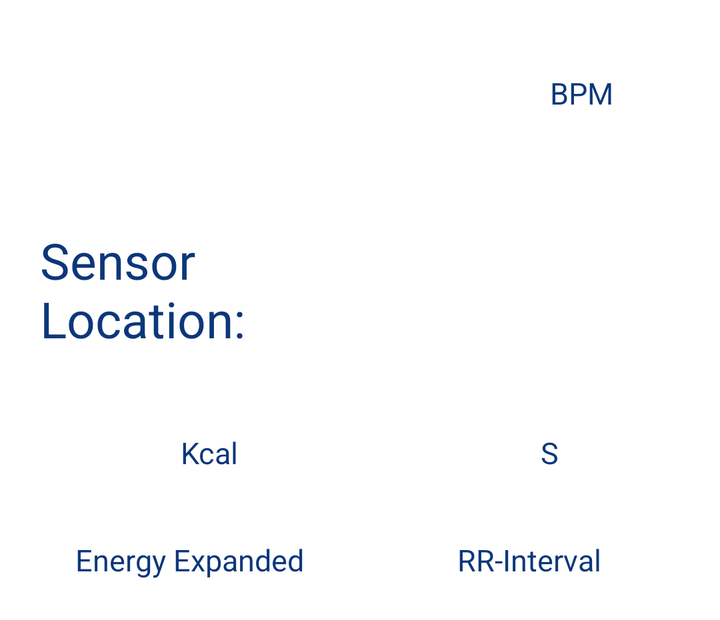
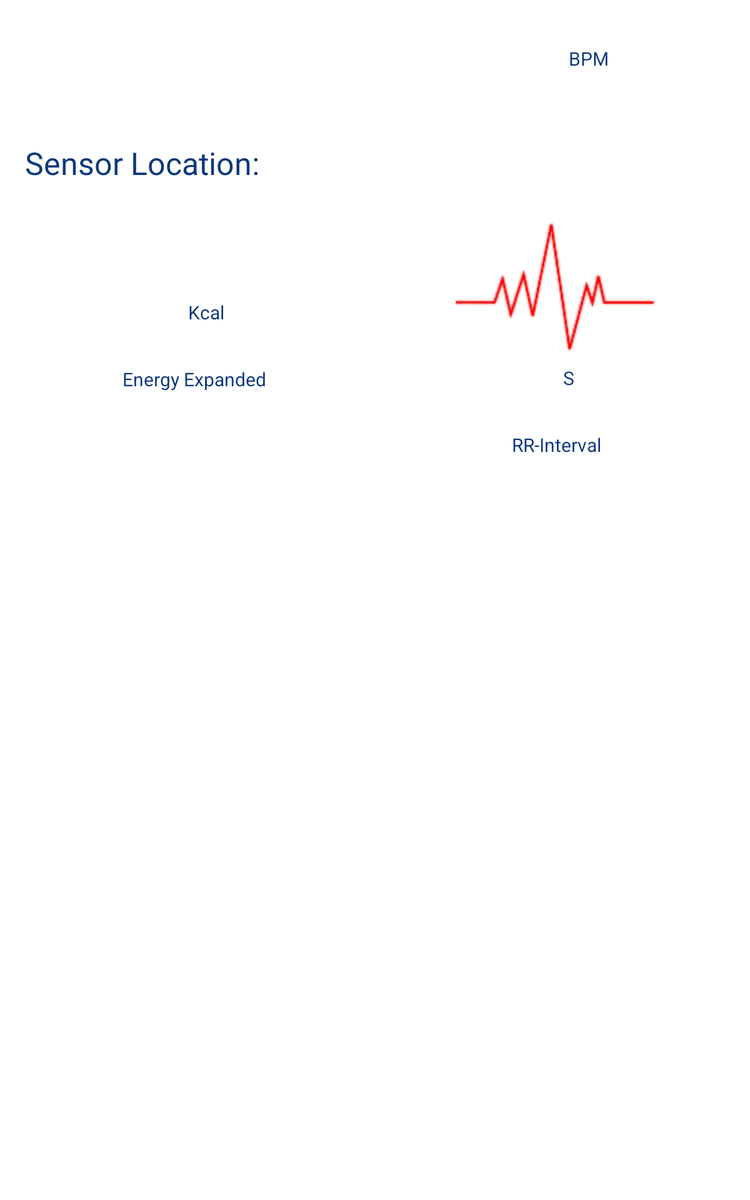

One screen, two layout resources from the same app: the default and the repository's alternative for another configuration. Each is rendered where Android would select it; the XML of both is given below.
<!-- AndroidManifest.xml: application theme MyCustomTheme -->
<!-- res/layout/hrm_measurement.xml -->
<?xml version="1.0" encoding="utf-8"?>
<ScrollView xmlns:android="http://schemas.android.com/apk/res/android"
    android:layout_width="match_parent"
    android:layout_height="wrap_content" >

    <LinearLayout
        android:id="@+id/parent"
        android:layout_width="match_parent"
        android:layout_height="match_parent"
        android:background="@color/white"
        android:orientation="vertical" >

        <RelativeLayout
            android:layout_width="match_parent"
            android:layout_height="wrap_content" >

            <LinearLayout
                android:id="@+id/graph_hrm"
                android:layout_width="match_parent"
                android:layout_height="300dp"
                android:visibility="gone" >
            </LinearLayout>
        </RelativeLayout>

        <LinearLayout
            android:layout_width="match_parent"
            android:layout_height="wrap_content"
            android:layout_margin="10dp"
            android:gravity="center|center_vertical"
            android:orientation="horizontal" >

            <ImageView
                android:id="@+id/heart_icon"
                android:layout_width="0dp"
                android:layout_height="wrap_content"
                android:layout_weight="1"
                android:contentDescription="@string/image_hrm_measurement_heart"
                android:padding="10dp"
                android:src="@drawable/heart" />

            <TextView
                android:id="@+id/hrm_heartrate"
                android:layout_width="0dp"
                android:layout_height="wrap_content"
                android:layout_weight="2"
                android:gravity="center"
                android:padding="10dp"
                android:textColor="@color/main_bg_color"
                android:textSize="@dimen/hrm_measurement_heart_rate_textsize"
                android:textStyle="bold" />

            <TextView
                android:id="@+id/hrm_heartrate_unit"
                android:layout_width="0dp"
                android:layout_height="wrap_content"
                android:layout_gravity="center_vertical"
                android:layout_weight="1"
                android:gravity="start|bottom"
                android:padding="10dp"
                android:text="@string/hrm_data_unit"
                android:textColor="@color/main_bg_color"
                android:textSize="@dimen/hrm_measurement_heart_rate_unit_size" />
        </LinearLayout>

        <LinearLayout
            android:id="@+id/center_layout"
            android:layout_width="match_parent"
            android:layout_height="wrap_content"
            android:layout_centerVertical="true"
            android:layout_margin="10dp"
            android:orientation="horizontal" >

            <TextView
                android:id="@+id/hrm_sensor_title"
                android:layout_width="0dp"
                android:layout_height="wrap_content"
                android:layout_weight="1"
                android:padding="10dp"
                android:text="@string/hrm_sensor_location"
                android:textAppearance="?android:attr/textAppearanceLarge"
                android:textColor="@color/main_bg_color"
                android:textSize="@dimen/hrm_measurement_body_sensor_textsize" />

            <TextView
                android:id="@+id/hrm_sensor_data"
                android:layout_width="0dp"
                android:layout_height="wrap_content"
                android:layout_weight="1"
                android:gravity="center"
                android:padding="10dp"
                android:textColor="@color/main_bg_color"
                android:textSize="@dimen/hrm_measurement_body_sensor_textsize"
                android:textStyle="bold" />
        </LinearLayout>

        <LinearLayout
            android:layout_width="match_parent"
            android:layout_height="wrap_content"
            android:layout_alignParentBottom="true"
            android:layout_margin="10dp"
            android:baselineAligned="false"
            android:orientation="horizontal" >

            <LinearLayout
                android:layout_width="0dp"
                android:layout_height="wrap_content"
                android:layout_weight="1"
                android:orientation="vertical" >

                <ImageView
                    android:layout_width="wrap_content"
                    android:layout_height="wrap_content"
                    android:layout_gravity="center_horizontal"
                    android:contentDescription="@string/image_hrm_ee_icon"
                    android:src="@drawable/flame" />

                <LinearLayout
                    android:layout_width="match_parent"
                    android:layout_height="match_parent"
                    android:gravity="center"
                    android:orientation="horizontal" >

                    <TextView
                        android:id="@+id/heart_rate_ee"
                        android:layout_width="wrap_content"
                        android:layout_height="wrap_content"
                        android:layout_gravity="center_horizontal"
                        android:gravity="end"
                        android:padding="10dp"
                        android:textAppearance="?android:attr/textAppearanceLarge"
                        android:textColor="@color/main_bg_color"
                        android:textSize="@dimen/hrm_measurement_body_sensor_textsize"
                        android:textStyle="bold" />

                    <TextView
                        android:layout_width="wrap_content"
                        android:layout_height="wrap_content"
                        android:layout_gravity="center_horizontal"
                        android:gravity="start"
                        android:padding="10dp"
                        android:text="@string/hrm_ee_unit"
                        android:textAppearance="?android:attr/textAppearanceLarge"
                        android:textColor="@color/main_bg_color"
                        android:textSize="@dimen/hrm_measurement_heart_rate_unit_size" />
                </LinearLayout>

                <TextView
                    android:layout_width="wrap_content"
                    android:layout_height="wrap_content"
                    android:layout_gravity="center_horizontal"
                    android:gravity="center"
                    android:padding="10dp"
                    android:text="@string/hrm_ee_text"
                    android:textAppearance="?android:attr/textAppearanceLarge"
                    android:textColor="@color/main_bg_color"
                    android:textSize="15sp" />
            </LinearLayout>

            <LinearLayout
                android:layout_width="0dp"
                android:layout_height="wrap_content"
                android:layout_weight="1"
                android:orientation="vertical" >

                <ImageView
                    android:layout_width="wrap_content"
                    android:layout_height="wrap_content"
                    android:layout_gravity="center_horizontal"
                    android:contentDescription="@string/image_hrm_rr_icon"
                    android:src="@drawable/hand_icon" />

                <LinearLayout
                    android:layout_width="match_parent"
                    android:layout_height="match_parent"
                    android:gravity="center"
                    android:orientation="horizontal" >

                    <TextView
                        android:id="@+id/heart_rate_rr"
                        android:layout_width="wrap_content"
                        android:layout_height="wrap_content"
                        android:layout_gravity="center_horizontal"
                        android:gravity="end"
                        android:maxLines="1"
                        android:padding="10dp"
                        android:textColor="@color/main_bg_color"
                        android:textSize="@dimen/hrm_measurement_body_sensor_textsize"
                        android:textStyle="bold" />

                    <TextView
                        android:layout_width="wrap_content"
                        android:layout_height="wrap_content"
                        android:layout_gravity="center_horizontal"
                        android:gravity="start"
                        android:padding="10dp"
                        android:text="@string/hrm_rr_unit"
                        android:textColor="@color/main_bg_color"
                        android:textSize="@dimen/hrm_measurement_heart_rate_unit_size" />
                </LinearLayout>

                <TextView
                    android:layout_width="wrap_content"
                    android:layout_height="wrap_content"
                    android:layout_gravity="center_horizontal"
                    android:gravity="center"
                    android:padding="10dp"
                    android:text="@string/hrm_rr_unit_text"
                    android:textColor="@color/main_bg_color"
                    android:textSize="15sp" />
            </LinearLayout>
        </LinearLayout>
    </LinearLayout>

</ScrollView>
<!-- resources referenced by this layout -->
<resources>
  <color name="main_bg_color">#0c377b</color>
  <color name="white">#FFFFFF</color>
  <dimen name="hrm_measurement_body_sensor_textsize">25sp</dimen>
  <dimen name="hrm_measurement_heart_rate_textsize">40sp</dimen>
  <dimen name="hrm_measurement_heart_rate_unit_size">15sp</dimen>
  <!-- drawable hand_icon: png bitmap (drawable-sw600dp, 5305 bytes) -->
  <string name="hrm_data_unit">BPM</string>
  <string name="hrm_ee_text">Energy Expanded</string>
  <string name="hrm_ee_unit">Kcal</string>
  <string name="hrm_rr_unit">S</string>
  <string name="hrm_rr_unit_text">RR-Interval</string>
  <string name="hrm_sensor_location">Sensor Location:</string>
  <string name="image_hrm_ee_icon">heart rate monitor energy icon</string>
  <string name="image_hrm_measurement_heart">heart rate monitor heart icon</string>
  <string name="image_hrm_rr_icon">heart rate monitor rr icon</string>
  <style name="MyCustomTheme" parent="@android:style/Theme.Holo.Light">
          <item name="android:actionBarStyle">@style/MyActionBarTheme</item>
      </style>
  <style name="MyActionBarTheme" parent="@android:style/Widget.Holo.Light.ActionBar">
          <item name="android:background">@color/dark_blue</item>
          <item name="android:titleTextStyle">@style/MyTheme.ActionBar.TitleTextStyle</item>
      </style>
  <color name="dark_blue">#0c377b</color>
  <style name="MyTheme.ActionBar.TitleTextStyle" parent="@android:style/TextAppearance.Holo.Widget.ActionBar.Title">
          <item name="android:textColor">@color/white</item>
      </style>
</resources>
<!-- res/layout-sw600dp/hrm_measurement.xml (the repository's variant of the layout above) -->
<!-- drawn on a 7-inch tablet held upright -->
<?xml version="1.0" encoding="utf-8"?>
<ScrollView xmlns:android="http://schemas.android.com/apk/res/android"
    android:layout_width="match_parent"
    android:layout_height="match_parent"
    android:background="@color/white" >

    <LinearLayout
        android:id="@+id/parent"
        android:layout_width="match_parent"
        android:layout_height="wrap_content"
        android:background="@color/white"
        android:orientation="vertical" >

        <RelativeLayout
            android:layout_width="match_parent"
            android:layout_height="wrap_content" >

            <LinearLayout
                android:id="@+id/graph_hrm"
                android:layout_width="match_parent"
                android:layout_height="300dp"
                android:visibility="gone" >
            </LinearLayout>
        </RelativeLayout>

        <LinearLayout
            android:layout_width="match_parent"
            android:layout_height="match_parent"
            android:orientation="vertical" >

            <LinearLayout
                android:id="@+id/linearLayout1"
                android:layout_width="match_parent"
                android:layout_height="0dp"
                android:layout_alignParentTop="true"
                android:layout_margin="10dp"
                android:layout_weight="0.8"
                android:gravity="center_vertical"
                android:orientation="horizontal" >

                <ImageView
                    android:id="@+id/heart_icon"
                    android:layout_width="0dp"
                    android:layout_height="wrap_content"
                    android:layout_weight="1"
                    android:contentDescription="@string/image_hrm_measurement_heart"
                    android:padding="10dp"
                    android:src="@drawable/heart" />

                <TextView
                    android:id="@+id/hrm_heartrate"
                    android:layout_width="0dp"
                    android:layout_height="wrap_content"
                    android:layout_weight="2"
                    android:gravity="center"
                    android:padding="10dp"
                    android:textColor="@color/main_bg_color"
                    android:textSize="@dimen/hrm_measurement_heart_rate_textsize"
                    android:textStyle="bold" />

                <TextView
                    android:id="@+id/hrm_heartrate_unit"
                    android:layout_width="0dp"
                    android:layout_height="wrap_content"
                    android:layout_gravity="center_vertical"
                    android:layout_weight="1"
                    android:gravity="start|bottom"
                    android:padding="10dp"
                    android:text="@string/hrm_data_unit"
                    android:textColor="@color/main_bg_color"
                    android:textSize="@dimen/hrm_measurement_heart_rate_unit_size" />
            </LinearLayout>

            <LinearLayout
                android:id="@+id/center_layout"
                android:layout_width="match_parent"
                android:layout_height="0dp"
                android:layout_margin="10dp"
                android:layout_weight="0.3"
                android:gravity="center_vertical"
                android:orientation="horizontal" >

                <TextView
                    android:id="@+id/hrm_sensor_title"
                    android:layout_width="0dp"
                    android:layout_height="wrap_content"
                    android:layout_weight="1"
                    android:padding="10dp"
                    android:text="@string/hrm_sensor_location"
                    android:textAppearance="?android:attr/textAppearanceLarge"
                    android:textColor="@color/main_bg_color"
                    android:textSize="@dimen/hrm_measurement_body_sensor_textsize" />

                <TextView
                    android:id="@+id/hrm_sensor_data"
                    android:layout_width="0dp"
                    android:layout_height="wrap_content"
                    android:layout_weight="1"
                    android:gravity="center"
                    android:padding="10dp"
                    android:textColor="@color/main_bg_color"
                    android:textSize="@dimen/hrm_measurement_body_sensor_textsize"
                    android:textStyle="bold" />
            </LinearLayout>

            <LinearLayout
                android:layout_width="match_parent"
                android:layout_height="0dp"
                android:layout_alignParentBottom="true"
                android:layout_margin="10dp"
                android:layout_weight="1"
                android:baselineAligned="false"
                android:gravity="center_vertical"
                android:orientation="horizontal" >

                <LinearLayout
                    android:layout_width="0dp"
                    android:layout_height="wrap_content"
                    android:layout_weight="1"
                    android:orientation="vertical" >

                    <ImageView
                        android:layout_width="wrap_content"
                        android:layout_height="0dp"
                        android:layout_gravity="center_horizontal"
                        android:layout_weight="1"
                        android:contentDescription="@string/image_hrm_ee_icon"
                        android:src="@drawable/flame" />

                    <LinearLayout
                        android:layout_width="match_parent"
                        android:layout_height="match_parent"
                        android:layout_weight="1"
                        android:gravity="center"
                        android:orientation="horizontal" >

                        <TextView
                            android:id="@+id/heart_rate_ee"
                            android:layout_width="wrap_content"
                            android:layout_height="wrap_content"
                            android:layout_gravity="center_horizontal"
                            android:gravity="end"
                            android:padding="10dp"
                            android:textAppearance="?android:attr/textAppearanceLarge"
                            android:textColor="@color/main_bg_color"
                            android:textSize="@dimen/hrm_measurement_body_sensor_textsize"
                            android:textStyle="bold" />

                        <TextView
                            android:layout_width="wrap_content"
                            android:layout_height="wrap_content"
                            android:layout_gravity="center_horizontal"
                            android:gravity="start"
                            android:padding="10dp"
                            android:text="@string/hrm_ee_unit"
                            android:textAppearance="?android:attr/textAppearanceLarge"
                            android:textColor="@color/main_bg_color"
                            android:textSize="@dimen/hrm_measurement_heart_rate_unit_size" />
                    </LinearLayout>

                    <TextView
                        android:layout_width="wrap_content"
                        android:layout_height="0dp"
                        android:layout_gravity="center_horizontal"
                        android:layout_weight="1"
                        android:gravity="center"
                        android:padding="10dp"
                        android:text="@string/hrm_ee_text"
                        android:textAppearance="?android:attr/textAppearanceLarge"
                        android:textColor="@color/main_bg_color"
                        android:textSize="15sp" />
                </LinearLayout>

                <LinearLayout
                    android:layout_width="0dp"
                    android:layout_height="wrap_content"
                    android:layout_weight="1"
                    android:orientation="vertical" >

                    <ImageView
                        android:layout_width="wrap_content"
                        android:layout_height="0dp"
                        android:layout_gravity="center_horizontal"
                        android:layout_weight="1"
                        android:contentDescription="@string/image_hrm_rr_icon"
                        android:src="@drawable/hand_icon" />

                    <LinearLayout
                        android:layout_width="match_parent"
                        android:layout_height="match_parent"
                        android:layout_weight="1"
                        android:gravity="center"
                        android:orientation="horizontal" >

                        <TextView
                            android:id="@+id/heart_rate_rr"
                            android:layout_width="wrap_content"
                            android:layout_height="wrap_content"
                            android:layout_gravity="center_horizontal"
                            android:gravity="end"
                            android:maxLines="1"
                            android:padding="10dp"
                            android:textColor="@color/main_bg_color"
                            android:textSize="@dimen/hrm_measurement_body_sensor_textsize"
                            android:textStyle="bold" />

                        <TextView
                            android:layout_width="wrap_content"
                            android:layout_height="wrap_content"
                            android:layout_gravity="center_horizontal"
                            android:gravity="start"
                            android:padding="10dp"
                            android:text="@string/hrm_rr_unit"
                            android:textColor="@color/main_bg_color"
                            android:textSize="@dimen/hrm_measurement_heart_rate_unit_size" />
                    </LinearLayout>

                    <TextView
                        android:layout_width="wrap_content"
                        android:layout_height="0dp"
                        android:layout_gravity="center_horizontal"
                        android:layout_weight="1"
                        android:gravity="center"
                        android:padding="10dp"
                        android:text="@string/hrm_rr_unit_text"
                        android:textColor="@color/main_bg_color"
                        android:textSize="15sp" />
                </LinearLayout>
            </LinearLayout>
        </LinearLayout>
    </LinearLayout>

</ScrollView>
